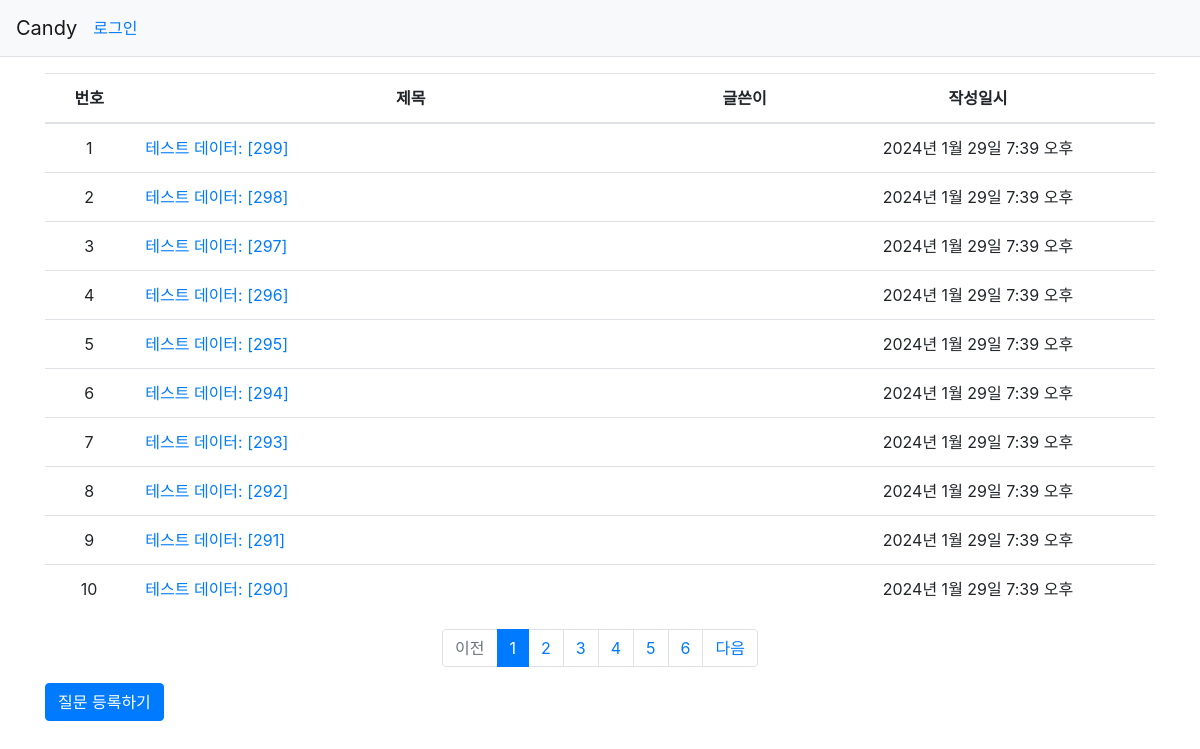
Screenshot of /pybo/ with the database file from the repository.
### pybo/models.py (models this page shows, shortened)
class Question(models.Model):
    subject = models.CharField(max_length=200)
    content = models.TextField()
    create_date=models.DateTimeField()

### pybo/views.py (the view)
# urls.py: path('', views.index, name='index'),
def index(request):
    page = request.GET.get('page', '1') # 페이지
    question_list = Question.objects.order_by('-create_date')
    paginator = Paginator(question_list, 10) # 페이지당 10개씩 보여주기
    page_obj = paginator.get_page(page)
    context = {'question_list' : page_obj}
    return render(request, 'pybo/question_list.html', context)

### templates/pybo/question_list.html (shortened to what this page needs)
{% extends 'base.html' %}
{% block content %}
<div class="container my-3">
    <table class="table">
        <thead>
        <tr class="text-center head-dark">
            <th>번호</th>
            <th style="width:50%">제목</th>
            <th>글쓴이</th>
            <th>작성일시</th>
        </tr>
        </thead>
        <tbody>
        {% if question_list %}
            {% for question in question_list %}
            <tr class="text-center">
                <td>{{ forloop.counter }}</td>
                <td class="text-left">
                    <a href="{% url 'pybo:detail' question.id %}">
                        {{ question.subject }}
                    </a>
                </td>
                <td>{{ question.author.username }}</td>
                <td>{{ question.create_date }}</td>
            </tr>
            {% endfor %}
        {% else %}
        <tr>
            <td colspan="3">질문이 없습니다.</td>
        </tr>
        {% endif %}
        </tbody>
    </table>
    <ul class="pagination justify-content-center">
        {% if question_list.has_previous %}
        <li class="page-item">
            <a class="page-link"
               href="?page={{ question_list.previous_page_number }}">
                이전
            </a>
        </li>
        {% else %}
        <li class="page-item disabled">
            <a class="page-link" tabindex="-1" aria-disabled="true" href="#">
                이전
            </a>
        </li>
        {% endif %}
        {% for page_number in question_list.paginator.page_range %}
        {% if page_number >= question_list.number|add:-5 and page_number <= question_list.number|add:5 %}
            {% if page_number == question_list.number %}
            <li class="page-item active" aria-current="page">
                <a class="page-link" href="?page={{ page_number }}">
                    {{ page_number }}
                </a>
            </li>
            {% else %}
            <li class="page-item">
                <a class="page-link" href="?page={{ page_number }}">
                    {{ page_number }}
                </a>
            </li>
            {% endif %}
        {% endif %}
        {% endfor %}
        {% if question_list.has_next %}
        <li class="page-item">
            <a class="page-link"
               href="?page={{ question_list.next_page_number }}">
                다음
            </a>
        </li>
        {% else %}
        <li class="page-item disabled">
            <a class="page-link" tabindex="-1" aria-disabled="true" href="#">
                다음
            </a>
        </li>
        {% endif %}
    </ul>
    <a href="{% url 'pybo:question_create' %}" class="btn btn-primary">
        질문 등록하기
    </a>
</div>
{% endblock %}
{% load static %}

### templates/base.html (shortened to what this page needs)
{% load static %}
<!doctype html>
<html lang="ko">
<head>
    <Link rel="stylesheet" type="text/css" href="{% static 'bootstrap.min.css' %}">
    <link rel ="stylesheet" type="text/css" href="{% static 'style.css' %}">
</head>
<body>
{% include "navbar.html" %}
{% block content %}
{% endblock %}
</body>
</html>

### templates/navbar.html (shortened to what this page needs)
<nav class="navbar navbar-expand-lg navbar-light bg-light border-bottom">
    <a class="navbar-brand" href="{% url 'pybo:index' %}">Candy</a>
    <div class="collapse navbar-collapse flex-grow-0" id="navbarNav">
        <ul class="navbar-nav">
            <li class="nav-item">
                <a class="nav-Link" href="#">로그인</a>
            </li>
        </ul>
    </div>
</nav>

### rows the page displays
Question: subject "테스트 데이터: [299]", create_date "2024년 1월 29일 7:39 오후"
Question: subject "테스트 데이터: [298]", create_date "2024년 1월 29일 7:39 오후"
Question: subject "테스트 데이터: [297]", create_date "2024년 1월 29일 7:39 오후"
Question: subject "테스트 데이터: [296]", create_date "2024년 1월 29일 7:39 오후"
Question: subject "테스트 데이터: [295]", create_date "2024년 1월 29일 7:39 오후"
Question: subject "테스트 데이터: [294]", create_date "2024년 1월 29일 7:39 오후"
Question: subject "테스트 데이터: [293]", create_date "2024년 1월 29일 7:39 오후"
Question: subject "테스트 데이터: [292]", create_date "2024년 1월 29일 7:39 오후"
Question: subject "테스트 데이터: [291]", create_date "2024년 1월 29일 7:39 오후"
Question: subject "테스트 데이터: [290]", create_date "2024년 1월 29일 7:39 오후"

### other values shown
{{ page_number }} "1"
{{ page_number }} "2" "3" "4" "5" "6"
